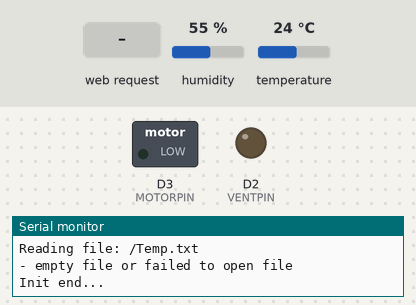
The sketch below on a simulated ESP8266 (NodeMCU). Parts: switched loads named in the sketch (green lamp = pin HIGH), output pins drawn as LEDs (lit = HIGH), the last lines printed to the serial monitor. The test bench sets the inputs (shaded band); at power-on: humidity 55 %, temperature 24 °C. WiFi joins after 1.5 s; servers stay silent unless stated; the local clock reads 2024-03-15 10:24:30 at power-on unless the sketch sets it; storage starts empty.

Above: at 3.2 s.
3.3 s: HTTP request GET /get received
At 35.8 s:
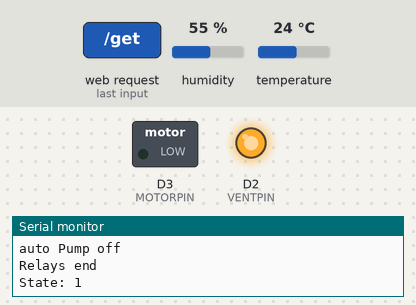
Timing chart, 0 to 36.6 s (numbered marks = the images above; inputs shaded):
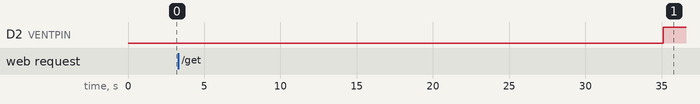

The sketch:

orangeria_temp_time_ota_web_motor_2020_v1.0.ino
```cpp
// gt orangeria program 2020

#define TCP_MSS whatever
#define LWIP_IPV6 whatever
#define LWIP_FEATURES whatever
#define LWIP_OPEN_SRC whatever


#include <DHT.h>
#include <ESP8266WiFi.h>
#include <ArduinoOTA.h>
#include <ESP8266mDNS.h>
#include <TimeLib.h>
#include <WiFiUdp.h>
#include <Timezone.h>
#include <Arduino.h>
#include <ESPAsyncTCP.h>
#include <Hash.h>
#include <FS.h>
#include <ESPAsyncWebServer.h>


AsyncWebServer wserver(80);

int yourOFFtime;
int yourONtime;
float yourTemp;
const char* param_off = "OFFtime";
const char* param_on = "ONtime";
const char* param_temp = "Temp";
const char* param_radiobutton = "radiobutton";

time_t t;
time_t prevDisplay = 0; // when the digital clock was displayed
char t_time[10];
float tem;
float hum;
float temp[6];
float huma[6];
float pre[6];
int vent=0;
int ONmotor,OFFmotor;
float vent_temp=26.0;
int ONtimer,OFFtimer;
int state=1; // 1- автом, 2 вкл. помпа, 3 изкл.помпа
bool ONOFFmotor=false;
bool NIGHTmode=false;

// HTML web page to handle 3 input fields (OFFtime, ONtime, Temp)
const char index_html[] PROGMEM = R"rawliteral(
<!DOCTYPE HTML><html><head>
  <title>GT green house</title>
  <meta name="viewport" content="width=device-width, initial-scale=1">
  <meta content='text/html; charset=UTF-8' http-equiv='Content-Type'>
  <meta http-equiv="refresh" content="25">
  </head>
      <style>
      </style>
  <body>
  <h1>Оранжерия контрол</h1>
  <form action="/get" target="hidden-form">
    Изключена помпа (мин): <input type="number" value=%OFFtime% name="OFFtime">
    <input type="submit" value="Submit">
  </form><br>
  <form action="/get" target="hidden-form">
    Включена помпа (мин): <input type="number" value=%ONtime% name="ONtime">
    <input type="submit" value="Submit">
  </form><br>
  <form action="/get" target="hidden-form">
    Температура за вентилиране: <input type="number" value=%Temp% name="Temp">
    <input type="submit" value="Submit">
  </form>
  <iframe style="display:none" name="hidden-form"></iframe>
  <p>ESP8266 часовник: %Time% Текуща температура: %Ttemp% &#8451;</p>
  <p>РЕЖИМ НА РАБОТА: <strong> %STATE%</strong></p>
  <p>----------- ПРИ АВТОМАТИЧЕН РЕЖИМ -------------- </p>
  <p> Работа ДЕН/НОЩ: %Regim% </p>
  <p> Вентилатор в момента:  %Vstatus%
  <p> Помпа в момента: %Pstatus%
  <p> Вкл.време: %ontimer% Изкл.време %offtimer% </p>
  <p>-------------------------------------------------------------- </p>

  <form action="/get" target="hidden-form">
  <input type="radio" id="auto" name="radiobutton" value="1">
  <label for="auto">Автоматичен</label>
  <input type="radio" id="pumpON" name="radiobutton" value="2">
  <label for="pumpON">Помпа ВКЛ.</label>
  <input type="radio" id="pumpOFF" name="radiobutton" value="3">
  <label for="pumpOFF">Помпа ИЗКЛ.</label><br>
  <input type="submit" value="Submit">
  </form>

</body></html>)rawliteral";

void notFound(AsyncWebServerRequest *request) {
  request->send(404, "text/plain", "Not found");
}

String readFile(fs::FS &fs, const char * path){
  Serial.printf("Reading file: %s\r\n", path);
  File file = fs.open(path, "r");
  if(!file || file.isDirectory()){
    Serial.println("- empty file or failed to open file");
    return String();
  }
  Serial.println("- read from file:");
  String fileContent;
  while(file.available()){
    fileContent+=String((char)file.read());
  }
  Serial.println(fileContent);
  return fileContent;
}

void writeFile(fs::FS &fs, const char * path, const char * message){
  Serial.printf("Writing file: %s\r\n", path);
  File file = fs.open(path, "w");
  if(!file){
    Serial.println("- failed to open file for writing");
    return;
  }
  if(file.print(message)){
    Serial.println("- file written");
  } else {
    Serial.println("- write failed");
  }
}

// Replaces placeholder with stored values
String processor(const String& var){
  //Serial.println("new ");
  if(var == "OFFtime"){
    return readFile(SPIFFS, "/OFFtime.txt");
  }
  else if(var == "ONtime"){
    return readFile(SPIFFS, "/ONtime.txt");
  }
  else if(var == "Temp"){
    return readFile(SPIFFS, "/Temp.txt");
  }
   else if(var == "Time"){
    sprintf( t_time, "%02hhu:%02hhu", hour(t), minute(t));
    return t_time;
  }
   else if(var == "Ttemp"){
     return String(tem);
  }
  else if(var == "Vstatus"){
     if (vent==1)
        {
          return "<span style='color:green'> ВЛЮЧЕН </span></p>";
        }
        else
        {
         return "<span style='color:red'> ИЗКЛЮЧЕН </span></p>";
        }
  }
  else if(var == "Pstatus"){
     if (ONOFFmotor && !NIGHTmode)
        {
          return "<span style='color:green'> ВЛЮЧЕНА </span></p>";
        }
        else
        {
         return "<span style='color:red'> ИЗКЛЮЧЕНА </span></p>";
        }
  }
   else if(var == "Regim"){
     if (NIGHTmode)
        {
          return "<span style='color:red'> НОЩЕН режим (изключено всичко) </span></p>";
        }
        else
        {
         return "<span style='color:green'> ДНЕВЕН режим </span></p>";
        }
  }
  else if(var == "ontimer"){
     return String(ONtimer);
  }
  else if(var == "offtimer"){
     return String(OFFtimer);
  }
  else if(var == "STATE"){
    if (state==1)
        {
          return "<span style='color:blue'> АВТОМАТИЧЕН РЕЖИМ </span>";
        }
    else if (state==2)
        {
         return "<span style='color:green'> ПОМПА ВКЛЮЧЕНА </span>";
        }
    else if (state==3)
    {
         return "<span style='color:red'> ПОМПА ИЗКЛЮЧЕНА </span>";
    }
  }

  return String();
}

static const char ntpServerName[] = "us.pool.ntp.org";
const int timeZone = 0;     //UTC
WiFiUDP Udp;
unsigned int localPort = 2390;   // local port to listen for UDP packets
// Eastern European Time (Sofia)
TimeChangeRule EEST = {"CEST", Last, Sun, Mar, 2, 180};     // Central European Summer Time
TimeChangeRule EET = {"CET ", Last, Sun, Oct, 3, 120};       // Central European Standard Time
Timezone EE(EEST, EET);


time_t getNtpTime();
void digitalClockDisplay();
void printDigits(int digits);
void sendNTPpacket(IPAddress &address);

WiFiClient client;

// replace with your channel's thingspeak API key,
String apiKey = "6GHKC73UDEKMT781";
//const char* ssid = "Genadi-N";
const char* ssid = "GENADI-HOME2";
const char* password = "*******";

const char* server = "184.106.153.149";   //"184.106.153.149" or api.thingspeak.com

#define DHTPIN D4 // what pin we're connected D4
#define VENTPIN D2 //D2
#define MOTORPIN D3
DHT dht(DHTPIN, DHT22);


//------------------------------------------------------------


//Bubble sort my ar*e
void isort(float *a, int n)
{
 for (int i = 1; i < n; ++i)
 {
   float j = a[i];
   int k;
   for (k = i - 1; (k >= 0) && (j < a[k]); k--)
   {
     a[k + 1] = a[k];
   }
   a[k + 1] = j;
 }
}


//------------------------------------------------------------

void setup() {

  Serial.begin(115200);
  delay(250);
   if(!SPIFFS.begin()){
      Serial.println("An Error has occurred while mounting SPIFFS");
      return;
    }

  WiFi.begin(ssid, password);

  Serial.println();
  Serial.println();
  Serial.print("Connecting to ");
  Serial.println(ssid);

  WiFi.begin(ssid, password);

  while (WiFi.status() != WL_CONNECTED) {
    delay(500);
    Serial.print(".");
  }
  Serial.println("");
  Serial.println("WiFi connected");
  delay(250);

  Udp.begin(localPort);
  Serial.print("Local port for UDP: ");
  Serial.println(Udp.localPort());
  Serial.println("waiting for sync");
  setSyncProvider(getNtpTime);
  setSyncInterval(60*30); //секунди за синхронизиране с нтп

  pinMode(VENTPIN,OUTPUT);
  digitalWrite(VENTPIN,LOW);
  pinMode(MOTORPIN,OUTPUT);
  digitalWrite(MOTORPIN,LOW);
//pri pyrvo startirane.
//writeFile(SPIFFS, "/OFFtime.txt","100");
//writeFile(SPIFFS, "/ONtime.txt", "15");
//  writeFile(SPIFFS, "/Temp.txt", "32");

  // ota begin
  //ArduinoOTA.setPort(8266);
  ArduinoOTA.setHostname("orangeriaes8266");
 ArduinoOTA.onStart([]() {
    Serial.println("Start");
  });
  ArduinoOTA.onEnd([]() {
    Serial.println("\nEnd");
  });
  ArduinoOTA.onProgress([](unsigned int progress, unsigned int total) {
    Serial.printf("Progress: %u%%\r", (progress / (total / 100)));
  });
  ArduinoOTA.onError([](ota_error_t error) {
    Serial.printf("Error[%u]: ", error);
    if (error == OTA_AUTH_ERROR) Serial.println("Auth Failed");
    else if (error == OTA_BEGIN_ERROR) Serial.println("Begin Failed");
    else if (error == OTA_CONNECT_ERROR) Serial.println("Connect Failed");
    else if (error == OTA_RECEIVE_ERROR) Serial.println("Receive Failed");
    else if (error == OTA_END_ERROR) Serial.println("End Failed");
  });
  ArduinoOTA.begin();
  Serial.println("Ready");
  Serial.print("IP address: ");
  Serial.println(WiFi.localIP());

// Send web page with input fields to client
  wserver.on("/", HTTP_GET, [](AsyncWebServerRequest *request){
    request->send_P(200, "text/html", index_html, processor);
  });

  // Send a GET request to <ESP_IP>/get?OFFtime=<inputMessage>
  wserver.on("/get", HTTP_GET, [] (AsyncWebServerRequest *request) {
    String inputMessage;
//*----------------------------------------test на параметрите
int params = request->params();
Serial.println(params);
for(int i=0;i<params;i++){
  AsyncWebParameter* p = request->getParam(i);
  if(p->isFile()){ //p->isPost() is also true
    Serial.printf("FILE[%s]: %s, size: %u\n", p->name().c_str(), p->value().c_str(), p->size());
  } else if(p->isPost()){
    Serial.printf("POST[%s]: %s\n", p->name().c_str(), p->value().c_str());
  } else {
    Serial.printf("GET[%s]: %s\n", p->name().c_str(), p->value().c_str());
  }
}
//*/ //----------------------------------------край test на параметрите
    // GET OFFtime value on <ESP_IP>/get?OFFtime=<inputMessage>
    if (request->hasParam(param_off)) {
      inputMessage = request->getParam(param_off)->value();
      writeFile(SPIFFS, "/OFFtime.txt", inputMessage.c_str());
      OFFmotor=inputMessage.toInt();
      OFFtimer=OFFmotor;
    }
    // GET ONtime value on <ESP_IP>/get?ONtime=<inputMessage>
    else if (request->hasParam(param_on)) {
      inputMessage = request->getParam(param_on)->value();
      writeFile(SPIFFS, "/ONtime.txt", inputMessage.c_str());
      ONmotor=inputMessage.toInt();
      ONtimer=ONmotor;
    }
    // GET Temp value on <ESP_IP>/get?Temp=<inputMessage>
    else if (request->hasParam(param_temp)) {
      inputMessage = request->getParam(param_temp)->value();
      writeFile(SPIFFS, "/Temp.txt", inputMessage.c_str());
      vent_temp=inputMessage.toFloat();
    }

    // GET pumpON on <ESP_IP>/get?pumpON=<inputMessage>
    else if (request->hasParam(param_radiobutton)) {
      AsyncWebParameter* p = request->getParam(0);

      state=p->value().toInt();
      Serial.print("State:");
      Serial.print(state);
    }
    else {
      inputMessage = "No message sent";
    }
    Serial.println(inputMessage);
    request->send(200, "text/text", inputMessage);
  });

  wserver.onNotFound(notFound);
  wserver.begin();


  Serial.println("Web server started...");
  OFFmotor= readFile(SPIFFS, "/OFFtime.txt").toInt();
  ONmotor= readFile(SPIFFS, "/ONtime.txt").toInt();
  vent_temp= readFile(SPIFFS, "/Temp.txt").toFloat();
  OFFtimer=OFFmotor;
  ONtimer=ONmotor;
  Serial.println("Init end...");
 }
//--------------------------------------------------------------end Setup


void loop() {
  ArduinoOTA.handle();

   if (second() == 0)
   //-------------------------начало на изпращането към tingspeak
    { // thingspeak needs minimum 60 sec delay between updates
          Serial.println("Begin.");
          if (timeStatus() != timeNotSet) {
            if (now() != prevDisplay) { //update the display only if time has changed
               prevDisplay = now();
              }
          }

          digitalClockDisplay();
          int readings = 5;
          Serial.print(readings);
          Serial.println(" temperature read.");
          while( readings >= 0)
          {

          delay(300);
          dht.begin();
          delay(100);
          tem = dht.readTemperature();

          delay(300);
          dht.begin();
          delay(100);
          hum = dht.readHumidity();

            temp[readings]=tem;
            huma[readings]=hum;
            if (!isnan(tem)&& !isnan(hum) ) {
              readings--;
              Serial.print(readings);
            }

          }
          Serial.println(" End reading.");
          isort(temp,6);
          isort(huma,6);
          tem=(temp[2]+temp[3])/2;
          hum=(huma[2]+huma[3])/2;
          Serial.println("Send data to thngspeak.");
          if (client.connect(server,80)) {  //   "184.106.153.149" or api.thingspeak.com
           String postStr = apiKey;
           postStr +="&field4=";
           postStr += String(tem);
           postStr +="&field5=";
           postStr += String(hum);
           postStr += "\r\n\r\n";

          client.print("POST /update HTTP/1.1\n");
          client.print("Host: api.thingspeak.com\n");
          client.print("Connection: close\n");
          client.print("X-THINGSPEAKAPIKEY: "+apiKey+"\n");
          client.print("Content-Type: application/x-www-form-urlencoded\n");
          client.print("Content-Length: ");
          client.print(postStr.length());
          client.print("\n\n");
          client.print(postStr);


          Serial.print("Temperature: ");
          Serial.print(tem);
          Serial.print(" Humidity: ");
          Serial.println(hum);
          client.stop();
          Serial.println("Data send.");
        }
//-------------------------край на изпращането към tingspeak

//-------------------------Релета начало
if (state==1)   // автоматичен режим
{

      if (ONOFFmotor)
      {
        ONtimer--;
        if (ONtimer==0)
          {
            ONOFFmotor=false;
            ONtimer=ONmotor;
          }
      }
      else
      {
        OFFtimer--;
        if (OFFtimer==0)
        {
          ONOFFmotor=true;
          OFFtimer=OFFmotor;

        }
      }
       if (ONOFFmotor)
        Serial.println("auto Pump on");
       else
        Serial.println("auto Pump off");

} // край на автоматичен режим

Serial.println("Relays end");
Serial.print("State: ");
Serial.println(state);
//-------------------------Релета край
  } //end if на кръгла минута


if (state==1)
{

    if (tem>vent_temp)
          {
            vent=1; //включва вентилатора
            digitalWrite(VENTPIN,HIGH);
            //Serial.println("auto Vent on");
          }
      else
        {
          vent=0; //изкл. вентилатора
          digitalWrite(VENTPIN,LOW);
          //Serial.println("auto Vent off");
        }

    if (!ONOFFmotor)
          {
            // изключване на помпата
            digitalWrite(MOTORPIN,LOW);
          }
          else
          {
             // включване на помпата
            if (hour(t)>=22 || hour(t)<=6) {
              //Serial.println("Night off for silence!");
              NIGHTmode=true;
              digitalWrite(MOTORPIN,LOW);
           }
            else
            {
              NIGHTmode=false;
              digitalWrite(MOTORPIN,HIGH);
            }
          }
}

if (state==2) // включена помпа, вентилатор изключен
{
   digitalWrite(MOTORPIN,HIGH);
   //Serial.println("Pump on");
   digitalWrite(VENTPIN,LOW);
   //Serial.println("Vent off");
}
if (state==3)// изключена помпа, вентилатор изключен
{
  digitalWrite(MOTORPIN,LOW);
   //Serial.println("Pump off");
   digitalWrite(VENTPIN,LOW);
   //Serial.println("Vent off");
}
delay(100);
}

void digitalClockDisplay()
{
  // digital clock display of the time
  TimeChangeRule *tcr;        // pointer to the time change rule
  t = EE.toLocal(prevDisplay, &tcr);
  Serial.print(hour(t));
  printDigits(minute(t));
  printDigits(second(t));
  Serial.print(" ");
  Serial.print(day(t));
  Serial.print(".");
  Serial.print(month(t));
  Serial.print(".");
  Serial.print(year(t));
  Serial.println();
}

void printDigits(int digits)
{
  // utility for digital clock display: prints preceding colon and leading 0
  Serial.print(":");
  if (digits < 10)
    Serial.print('0');
  Serial.print(digits);
}


/*-------- NTP code ----------*/

const int NTP_PACKET_SIZE = 48; // NTP time is in the first 48 bytes of message
byte packetBuffer[NTP_PACKET_SIZE]; //buffer to hold incoming & outgoing packets

time_t getNtpTime()
{
  IPAddress ntpServerIP; // NTP server's ip address

  while (Udp.parsePacket() > 0) ; // discard any previously received packets
  Serial.println("Transmit NTP Request");
  // get a random server from the pool
  WiFi.hostByName(ntpServerName, ntpServerIP);
  Serial.print(ntpServerName);
  Serial.print(": ");
  Serial.println(ntpServerIP);
  sendNTPpacket(ntpServerIP);
  uint32_t beginWait = millis();
  while (millis() - beginWait < 1500) {
    int size = Udp.parsePacket();
    if (size >= NTP_PACKET_SIZE) {
      Serial.println("Receive NTP Response");
      Udp.read(packetBuffer, NTP_PACKET_SIZE);  // read packet into the buffer
      unsigned long secsSince1900;
      // convert four bytes starting at location 40 to a long integer
      secsSince1900 =  (unsigned long)packetBuffer[40] << 24;
      secsSince1900 |= (unsigned long)packetBuffer[41] << 16;
      secsSince1900 |= (unsigned long)packetBuffer[42] << 8;
      secsSince1900 |= (unsigned long)packetBuffer[43];
      return secsSince1900 - 2208988800UL + timeZone * SECS_PER_HOUR;
    }
  }
  Serial.println("No NTP Response :-(");
  return 2208988800UL; // return 0 if unable to get the time
}

// send an NTP request to the time server at the given address
void sendNTPpacket(IPAddress &address)
{
  // set all bytes in the buffer to 0
  memset(packetBuffer, 0, NTP_PACKET_SIZE);
  // Initialize values needed to form NTP request
  // (see URL above for details on the packets)
  packetBuffer[0] = 0b11100011;   // LI, Version, Mode
  packetBuffer[1] = 0;     // Stratum, or type of clock
  packetBuffer[2] = 6;     // Polling Interval
  packetBuffer[3] = 0xEC;  // Peer Clock Precision
  // 8 bytes of zero for Root Delay & Root Dispersion
  packetBuffer[12] = 49;
  packetBuffer[13] = 0x4E;
  packetBuffer[14] = 49;
  packetBuffer[15] = 52;
  // all NTP fields have been given values, now
  // you can send a packet requesting a timestamp:
  Udp.beginPacket(address, 123); //NTP requests are to port 123
  Udp.write(packetBuffer, NTP_PACKET_SIZE);
  Udp.endPacket();
}
```
